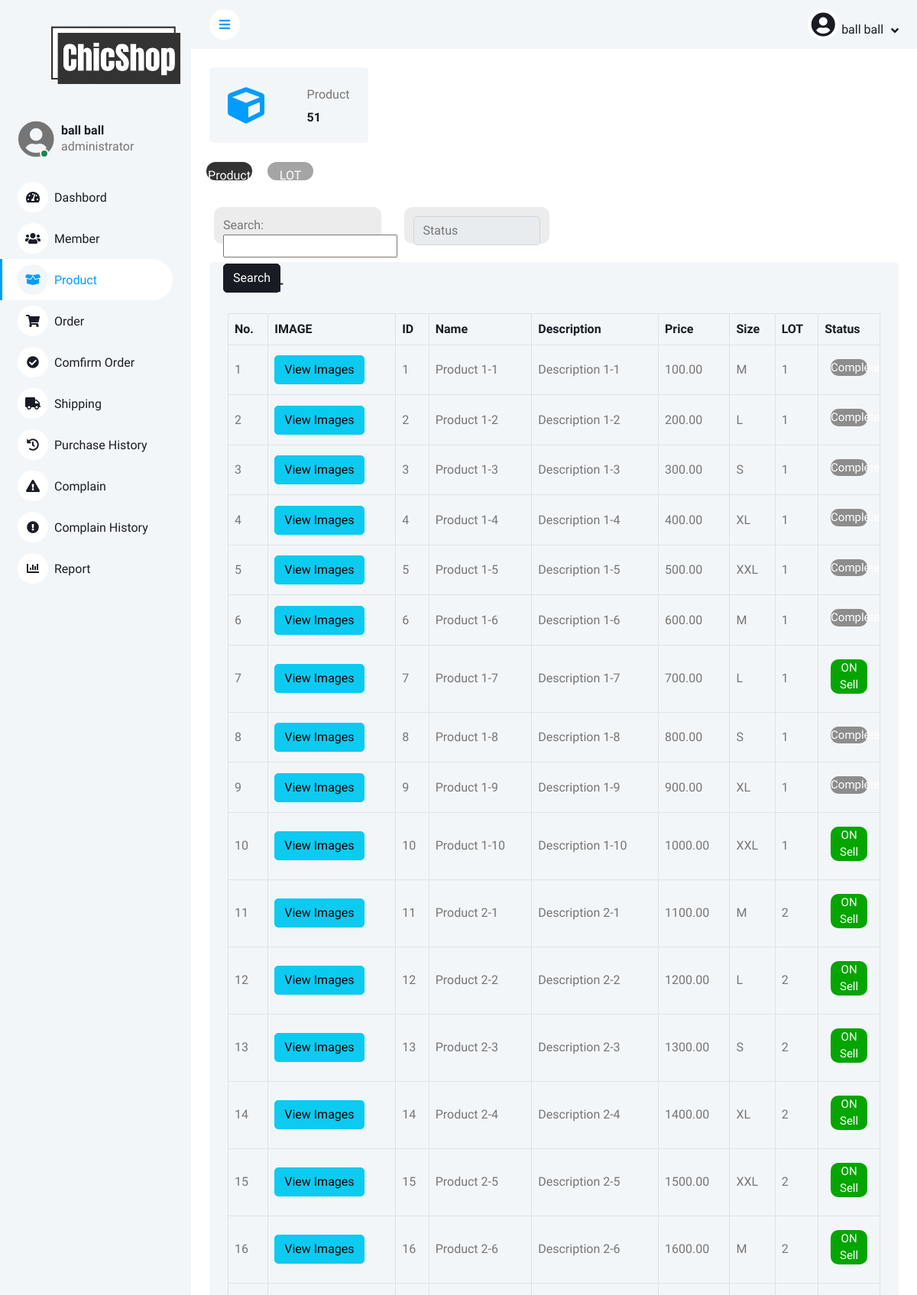
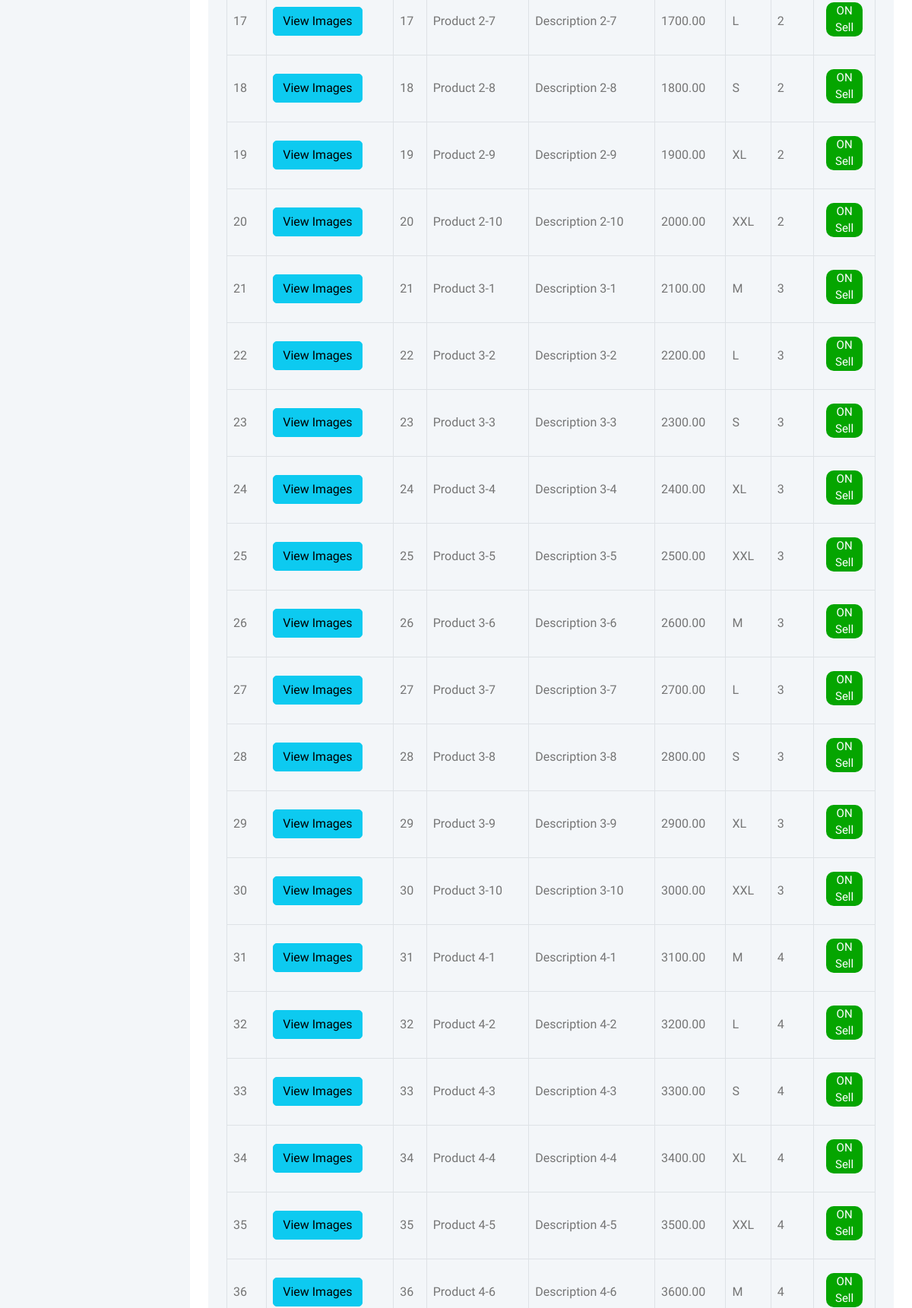
The page /BackWeb/searchproduct.php (signed in, upper part) on the database its author committed (2 pictures, top to bottom).
### tables this page shows
CREATE TABLE `product` (
  `id` int(11) NOT NULL COMMENT 'รหัสสินค้า',
  `name` varchar(255) NOT NULL COMMENT 'ชื่อสินค้า',
  `description` varchar(255) NOT NULL COMMENT 'คำอธิบายสินค้า',
  `price` decimal(10,2) NOT NULL COMMENT 'ราคาสินค้า',
  `size` varchar(10) NOT NULL COMMENT 'ขนาดสินค้า',
  `img` varchar(255) DEFAULT NULL COMMENT 'รูปหลักสินค้า',
  `created_at` timestamp NOT NULL DEFAULT current_timestamp() COMMENT 'วันเวลาที่สินค้าเข้ามา',
  `lot` int(11) DEFAULT NULL COMMENT 'เลขล็อตสินค้า',
  `num` int(11) DEFAULT 0 COMMENT '0 = สินค้ายังไม่ได้ขา่ย\r\n1 = สินค้าขายไปเเล้ว\r\n3 = สินค้าเสียหาย',
  `Sale` decimal(10,2) DEFAULT NULL COMMENT 'ราคาส่วนลด'
);

### BackWeb/searchproduct.php (the view, shortened to what this page needs)
<?php
$objCon = connectDB();
$user = $_SESSION['user_login'];
$sql_product = "SELECT * FROM product";
$result_product = mysqli_query($objCon, $sql_product);
$total_product = mysqli_num_rows($result_product);
$sql_search = "SELECT * FROM product WHERE num LIKE '%$num%' ORDER BY id ASC";
$result_search = mysqli_query($objCon, $sql_search);
?>
<!DOCTYPE html>
<html lang="en">
<head>
    <link href="https://cdnjs.cloudflare.com/ajax/libs/font-awesome/5.10.0/css/all.min.css" rel="stylesheet">
    <link href="https://cdn.jsdelivr.net/npm/bootstrap-icons@1.4.1/font/bootstrap-icons.css" rel="stylesheet">
    <link href="lib/owlcarousel/assets/owl.carousel.min.css" rel="stylesheet">
    <link href="lib/tempusdominus/css/tempusdominus-bootstrap-4.min.css" rel="stylesheet" />
    <link href="css/bootstrap.min.css" rel="stylesheet">
    <link href="css/style.css" rel="stylesheet">
    <link href="css/search.css" rel="stylesheet">
    <link href="css/income.css" rel="stylesheet">
    <link href="css/product.css" rel="stylesheet">
</head>
<body>
    <div class="">
        <div class="sidebar pe-4 pb-3">
            <nav class="navbar bg-light navbar-light">
                <div class="container-fluid">
                    <a href="Admin.php" class="navbar-brand mx-4 mb-3">
                        <img src="/Webpage/images/main-logo.png" class="logo">
                    </a>
                </div>
                <div class="d-flex align-items-center ms-4 mb-4">
                    <div class="position-relative">
                        <i class="fa fa-user-circle fa-3x rounded-circle" style="width: 40px; height: 40px;"></i>
                        <div
                            class="bg-success rounded-circle border border-2 border-white position-absolute end-0 bottom-0 p-1">
                        </div>
                    </div>
                    <div class="ms-3">
                        <h6 class="mb-0"><?php echo $user['fullname']; ?></h6>
                        <span><?php echo $user['level']; ?></span>
                    </div>
                </div>
                <div class="navbar-nav w-100">
                    <a href="dashbord.php" class="nav-item nav-link"><i
                            class="fa fa-tachometer-alt me-2"></i>Dashbord</a>
                    <a href="Admin.php" class="nav-item nav-link"><i class="fa fa-users me-2"></i>Member</a>
                    <a href="income.php" class="nav-item nav-link active"><i class="fa fa-box-open me-2"></i>Product</a>
                    <a href="order.php" class="nav-item nav-link"><i class="fa fa-shopping-cart me-2"></i>Order</a>
                    <a href="orderconfirm.php" class="nav-item nav-link"><i
                            class="fa fa-check-circle text-dark me-2"></i>Comfirm Order</a>
                    <a href="shipping.php" class="nav-item nav-link"><i class="fa fa-truck me-2"></i>Shipping</a>
                    <a href="history.php" class="nav-item nav-link"><i class="fa fa-history me-2"></i>Purchase
                        History</a>
                    <a href="reportpage.php" class="nav-item nav-link"><i
                            class="fa fa-exclamation-triangle me-2"></i>Complain</a>
                    <a href="complaindetails.php" class="nav-item nav-link"><i
                            class="fa fa-exclamation-circle me-2"></i>Complain History</a>
                    <a href="report.php" class="nav-item nav-link"><i class="fa fa-chart-bar me-2"></i>Report</a>
                </div>
            </nav>
        </div>
        <div class="content">
            <nav class="navbar navbar-expand bg-light navbar-light sticky-top px-4 py-0">
                <a href="#" class="sidebar-toggler flex-shrink-0">
                    <i class="fa fa-bars"></i>
                </a>
                <div class="navbar-nav align-items-center ms-auto">
                    <div class="nav-item dropdown">
                        <a href="#" class="nav-link dropdown-toggle" data-bs-toggle="dropdown">
                            <i class="fa fa-user-circle fa-2x rounded-circle" style="width: 40px; height: 40px;"></i>
                            <span class="d-none d-lg-inline-flex"><?php echo $user['fullname']; ?></span>
                        </a>
                    </div>
                </div>
            </nav>
            <div class="container-fluid pt-4 px-4">
                <div class="row g-4">
                    <div class="col-sm-6 col-xl-3">
                        <div class="bg-light rounded d-flex align-items-center justify-content-between p-4">
                            <i class="fa fa-cube fa-3x text-primary"></i>
                            <div class="ms-3">
                                <p class="mb-2">Product</p>
                                <h6 class="mb-0"><?php echo $total_product; ?></h6>
                            </div>
                        </div>
                    </div>
                </div>
            </div>
            <div class="bgbtnpage">
                <div class="pageproduct-active">
                    <center>
                        <p style="margin-top: 6px; color:white;">Product</p>
                    </center>
                </div>
                <div class="pageproduct">
                    <a href="product.php">
                        <center>
                            <p style="margin-top: 6px; color:white;">LOT</p>
                        </center>
                    </a>
                </div>
            </div>
            <div class="barconsole">
                <div class="searchtab">
                    <form action="searchproduct.php" class="form-group" method="POST">
                        <label for="search-input">Search:</label>
                        <input type="text" id="search-input" name="id">
                        <input type="submit" value="Search" class="btn btn-dark my-2">
                    </form>
                </div>
                <div class="selecttype">
                <select class="form-control" id="selecttype" name="selecttype" required onchange="toggleCustomInput()">
                    <option value="">Status</option>
                </select>
                </div>
            </div>
            <?php
            echo '<div class="container-fluid pt-4 px-4">';
            echo '<div class="bg-light text-center rounded p-4">';
            echo '<div class="d-flex align-items-center justify-content-between mb-4">';
            echo '<h6 class="mb-0">PRODUCT</h6>';
            echo '</div>';
            echo '<div class="table-responsive">';
            echo '<table class="table text-start align-middle table-bordered table-hover mb-0">';
            echo '<thead>';
            echo '<tr class="text-dark">';
            echo '<th scope="col">No.</th>';
            echo '<th scope="col">IMAGE</th>';
            echo '<th scope="col">ID</th>';
            echo '<th scope="col">Name</th>';
            echo '<th scope="col">Description</th>';
            echo '<th scope="col">Price</th>';
            echo '<th scope="col">Size</th>';
            echo '<th scope="col">LOT</th>';
            echo '<th scope="col">Status</th>';
            echo '</tr>';
            echo '</thead>';
            echo '<tbody>';
            $start_number = 1;
            while ($row2 = mysqli_fetch_assoc($result_search)) {
                echo '<tr>';
                echo '<td>' . $start_number . '</td>';
                echo '<td>';
                echo '<a href="viewimgP1.php?&product_id=' . $row2['id'] . '" class="btn btn-info">View Images</a>';
                echo '</td>';
                echo '<td>' . $row2['id'] . '</td>';
                echo '<td>' . $row2['name'] . '</td>';
                echo '<td>' . $row2['description'] . '</td>';
                echo '<td>' . $row2['price'] . '</td>';
                echo '<td>' . $row2['size'] . '</td>';
                echo '<td>' . $row2['lot'] . '</td>';
                if ($row2['num'] == 1) {
                    echo '<td><center><div class="textstatuscomplete"><center><p>Complete<p><center></div><center></td>';
                } elseif ($row2['num'] == 3) {
                    echo '<td><center><div class="textstatusdamage"><center><p>Damage<p><center></div><center></td>';
                } else {
                    echo '<td><center><div class="textstatusempty"><center><p>ON Sell<p><center></div><center></td>';
                }
                echo '</tr>';
                $start_number++;
            }
            echo '</tbody>';
            echo '</table>';
            echo '</div>';
            echo '</div>';
            echo '</div>';
            ?>
        </div>
    </div>
</body>
</html>

### BackWeb/css/style.css (style rules this page uses)
:root { --primary: #009CFF; --light: #F3F6F9; --dark: #191C24; }
.btn { transition: .5s; }
.sidebar { position: fixed; top: 0; left: 0; bottom: 0; width: 250px; height: 100vh; overflow-y: auto; background: var(--light); transition: 0.5s; z-index: 999; }
.content { margin-left: 250px; min-height: 100vh; background: #FFFFFF; transition: 0.5s; }
@media (min-width: 992px) { .sidebar { margin-left: 0; } }
@media (min-width: 992px) { .content { width: calc(100% - 250px); } }
.sidebar .navbar .navbar-nav .nav-link { padding: 7px 20px; color: var(--dark); font-weight: 500; border-left: 3px solid var(--light); border-radius: 0 30px 30px 0; outline: none; }
.sidebar .navbar .navbar-nav .nav-link:hover, .sidebar .navbar .navbar-nav .nav-link.active { color: var(--primary); background: #FFFFFF; border-color: var(--primary); }
.sidebar .navbar .navbar-nav .nav-link i { width: 40px; height: 40px; display: inline-flex; align-items: center; justify-content: center; background: #FFFFFF; border-radius: 40px; }
.sidebar .navbar .navbar-nav .nav-link:hover i, .sidebar .navbar .navbar-nav .nav-link.active i { background: var(--light); }
.content .navbar .navbar-nav .nav-link { margin-left: 25px; padding: 12px 0; color: var(--dark); outline: none; }
.content .navbar .sidebar-toggler, .content .navbar .navbar-nav .nav-link i { width: 40px; height: 40px; display: inline-flex; align-items: center; justify-content: center; background: #FFFFFF; border-radius: 40px; }
.content .navbar .dropdown-toggle::after { margin-left: 6px; vertical-align: middle; border: none; content: "\f107"; font-family: "Font Awesome 5 Free"; font-weight: 900; transition: .5s; }
.logo { width: 150%; object-fit: contain; }

### BackWeb/css/search.css (style rules this page uses)
.searchtab { background: rgb(236, 236, 236); margin-top: 3%; height: 4vw; width: 23%; margin-left: 30px; padding: 12px; border-radius: 10px; }

### BackWeb/css/income.css (style rules this page uses)
.textstatuscomplete { font-size: 15px; background: rgb(141, 141, 141); width: 4vw; border-radius: 10px; margin-top: 10px; color: rgb(255, 255, 255); }
.textstatusempty { font-size: 15px; background: rgb(5, 165, 0); width: 4vw; border-radius: 10px; margin-top: 10px; color: rgb(255, 255, 255); }

### BackWeb/css/product.css (style rules this page uses)
.bgbtnpage { width: 80%; height: 3vw; display: flex; align-content: center; align-items: center; align-self: center; margin-top: 2%; }
.pageproduct { background: rgb(165, 165, 165); margin-left: 20px; width: 5vw; height: 2vw; align-content: center; align-items: center; align-self: center; border-radius: 20px; }
.pageproduct-active { background: rgb(51, 51, 51); margin-left: 20px; width: 5vw; height: 2vw; align-content: center; align-items: center; align-self: center; border-radius: 20px; }
.barconsole { display: flex; }
.selecttype { background: rgb(236, 236, 236); margin-top: 3%; height: 4vw; width: 20%; margin-left: 30px; padding: 12px; border-radius: 10px; }

### rows shown on the page
product: id "1", name "Product 1-1", description "Description 1-1", price "100.00", size "M", lot "1", num "Complete"
product: id "2", name "Product 1-2", description "Description 1-2", price "200.00", size "L", lot "1", num "Complete"
product: id "3", name "Product 1-3", description "Description 1-3", price "300.00", size "S", lot "1", num "Complete"
product: id "4", name "Product 1-4", description "Description 1-4", price "400.00", size "XL", lot "1", num "Complete"
product: id "5", name "Product 1-5", description "Description 1-5", price "500.00", size "XXL", lot "1", num "Complete"
product: id "6", name "Product 1-6", description "Description 1-6", price "600.00", size "M", lot "1", num "Complete"
product: id "7", name "Product 1-7", description "Description 1-7", price "700.00", size "L", lot "1", num "ON Sell"
product: id "8", name "Product 1-8", description "Description 1-8", price "800.00", size "S", lot "1", num "Complete"
product: id "9", name "Product 1-9", description "Description 1-9", price "900.00", size "XL", lot "1", num "Complete"
product: id "10", name "Product 1-10", description "Description 1-10", price "1000.00", size "XXL", lot "1", num "ON Sell"
product: id "11", name "Product 2-1", description "Description 2-1", price "1100.00", size "M", lot "2", num "ON Sell"
product: id "12", name "Product 2-2", description "Description 2-2", price "1200.00", size "L", lot "2", num "ON Sell"
product: id "13", name "Product 2-3", description "Description 2-3", price "1300.00", size "S", lot "2", num "ON Sell"
product: id "14", name "Product 2-4", description "Description 2-4", price "1400.00", size "XL", lot "2", num "ON Sell"
product: id "15", name "Product 2-5", description "Description 2-5", price "1500.00", size "XXL", lot "2", num "ON Sell"
product: id "16", name "Product 2-6", description "Description 2-6", price "1600.00", size "M", lot "2", num "ON Sell"
product: id "17", name "Product 2-7", description "Description 2-7", price "1700.00", size "L", lot "2", num "ON Sell"
product: id "18", name "Product 2-8", description "Description 2-8", price "1800.00", size "S", lot "2", num "ON Sell"
product: id "19", name "Product 2-9", description "Description 2-9", price "1900.00", size "XL", lot "2", num "ON Sell"
product: id "20", name "Product 2-10", description "Description 2-10", price "2000.00", size "XXL", lot "2", num "ON Sell"
product: id "21", name "Product 3-1", description "Description 3-1", price "2100.00", size "M", lot "3", num "ON Sell"
product: id "22", name "Product 3-2", description "Description 3-2", price "2200.00", size "L", lot "3", num "ON Sell"
product: id "23", name "Product 3-3", description "Description 3-3", price "2300.00", size "S", lot "3", num "ON Sell"
product: id "24", name "Product 3-4", description "Description 3-4", price "2400.00", size "XL", lot "3", num "ON Sell"
product: id "25", name "Product 3-5", description "Description 3-5", price "2500.00", size "XXL", lot "3", num "ON Sell"
product: id "26", name "Product 3-6", description "Description 3-6", price "2600.00", size "M", lot "3", num "ON Sell"
product: id "27", name "Product 3-7", description "Description 3-7", price "2700.00", size "L", lot "3", num "ON Sell"
product: id "28", name "Product 3-8", description "Description 3-8", price "2800.00", size "S", lot "3", num "ON Sell"
product: id "29", name "Product 3-9", description "Description 3-9", price "2900.00", size "XL", lot "3", num "ON Sell"
product: id "30", name "Product 3-10", description "Description 3-10", price "3000.00", size "XXL", lot "3", num "ON Sell"
product: id "31", name "Product 4-1", description "Description 4-1", price "3100.00", size "M", lot "4", num "ON Sell"
product: id "32", name "Product 4-2", description "Description 4-2", price "3200.00", size "L", lot "4", num "ON Sell"
product: id "33", name "Product 4-3", description "Description 4-3", price "3300.00", size "S", lot "4", num "ON Sell"
product: id "34", name "Product 4-4", description "Description 4-4", price "3400.00", size "XL", lot "4", num "ON Sell"
product: id "35", name "Product 4-5", description "Description 4-5", price "3500.00", size "XXL", lot "4", num "ON Sell"
product: id "36", name "Product 4-6", description "Description 4-6", price "3600.00", size "M", lot "4", num "ON Sell"

### other values the page prints
$user['fullname'] "ball ball"
$user['level'] "administrator"
$total_product "51"
